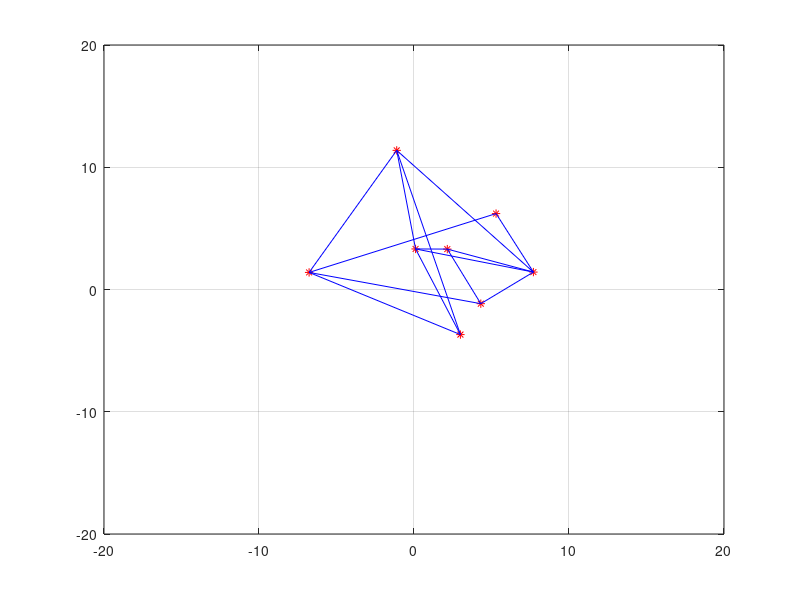

MATLAB code to generate this figure: (Note: this script raises an error after producing the figure.)
% system eq
% x_{i,k+1} = A * x_{i,k} + B * w_{i,k} 
% y_{i,k} = C * x_{i,k} + v_{i,k}
% z_{i,j,k} = D(x_{i,k} - x_{j,k})

%%
clear all
close all
clc
clf
%% add path
addpath('/../matlab/filters');
%% global variables
global app
%% robot init
app.agent_num = 8;
app.adjacency = zeros(app.agent_num, app.agent_num);
app.adjacency(1,[2 6 7 3]) = 1;
app.adjacency(2,[1 8]) = 1;
app.adjacency(3,[1 8 4]) = 1;
app.adjacency(4,[3 8 5]) = 1;
app.adjacency(5,[6 7 8 4]) = 1;
app.adjacency(6,[1 7 5]) = 1;
app.adjacency(7,[1 6 5 8]) = 1;
app.adjacency(8,[2 3 4 5 7]) = 1;

%% simulation init
app.iteration = 100;
for ct = 1:app.agent_num
    app.agent(ct).data.nx = 4;
    app.agent(ct).data.ny = 4;
    app.agent(ct).data.nu = 2;
    app.agent(ct).data.nz = 4;
    app.agent(ct).trajectory.real = zeros(app.agent(ct).data.nx, app.iteration);
    app.agent(ct).trajectory.filtered = zeros(app.agent(ct).data.nx, app.iteration);
    app.agent(ct).trajectory.measurement = zeros(app.agent(ct).data.ny, app.iteration);
    app.agent(ct).trajectory.time = zeros(1, app.iteration);
    app.agent(ct).trajectory.input = zeros(app.agent(ct).data.nu, app.iteration);
    app.agent(ct).trajectory.real(:,1) = normrnd([0 0 0 0]', [5 5 0 0]');
end
%% plotting init
figure(1);
clf;
ax = axes;
app.plot_agent = cell(1,app.agent_num);
app.plot_edge = cell(app.agent_num, app.agent_num);
for ct = 1:app.agent_num
    
    app.plot_agent{ct} = plot(ax, app.agent(ct).trajectory.real(1,1), app.agent(ct).trajectory.real(2,1), 'r*'); hold on; grid on;
end
for i = 1:app.agent_num-1
    for j = i+1:app.agent_num
        if i == j
        else
            if(app.adjacency(i,j) == 1)
                x = zeros(1,2);
                y = zeros(1,2);
                x(1) = app.agent(i).trajectory.real(1,1); x(2) = app.agent(j).trajectory.real(1,1);
                y(1) = app.agent(i).trajectory.real(2,1); y(2) = app.agent(j).trajectory.real(2,1);
                app.plot_edge{i,j} = plot(ax, x,y, 'b-'); hold on;
            end
        end
    end
end
xlim([-20 20])
ylim([-20 20])
%% filtering class init
% examples
% global filters
% for ct = 1:app.agent_num
%    filters.FIR(ct).filter = FIR();
%    filters.EKF(ct).filter = EKF();
%    filters.PF(ct).filter = PF();
% end
%% run simulation
% make real data
for ct = 2:app.iteration
    for ag = 1:app.agent_num
        app.agent(ag).trajectory.input(:,ct) = normrnd([0 0], 1)';
        app.agent(ag).trajectory.real(:,ct) = dynamics([app.agent(ag).trajectory.real(1:2,ct-1)' app.agent(ag).trajectory.input(:,ct)']',1);
    end
    update_plot(ct);
    pause(0.05);
end

% run filtering
for ct = 2:app.iteration
    for ag = 1:app.agent_num
        
        
    end
    update_plot(ct);
    
end

%% local functions
function update_plot(index)
global app
for ag = 1:app.agent_num
    app.plot_agent{ag}.XData = app.agent(ag).trajectory.real(1,index);
    app.plot_agent{ag}.YData = app.agent(ag).trajectory.real(2,index);
end
for i = 1:app.agent_num-1
    for j = i+1:app.agent_num
        if i == j
        else
            if(app.adjacency(i,j) == 1)
                x = zeros(1,2);
                y = zeros(1,2);
                x(1) = app.agent(i).trajectory.real(1,index); x(2) = app.agent(j).trajectory.real(1,index);
                y(1) = app.agent(i).trajectory.real(2,index); y(2) = app.agent(j).trajectory.real(2,index);
                app.plot_edge{i,j}.XData = x(:);
                app.plot_edge{i,j}.YData = y(:);
            end
        end
    end
end
end